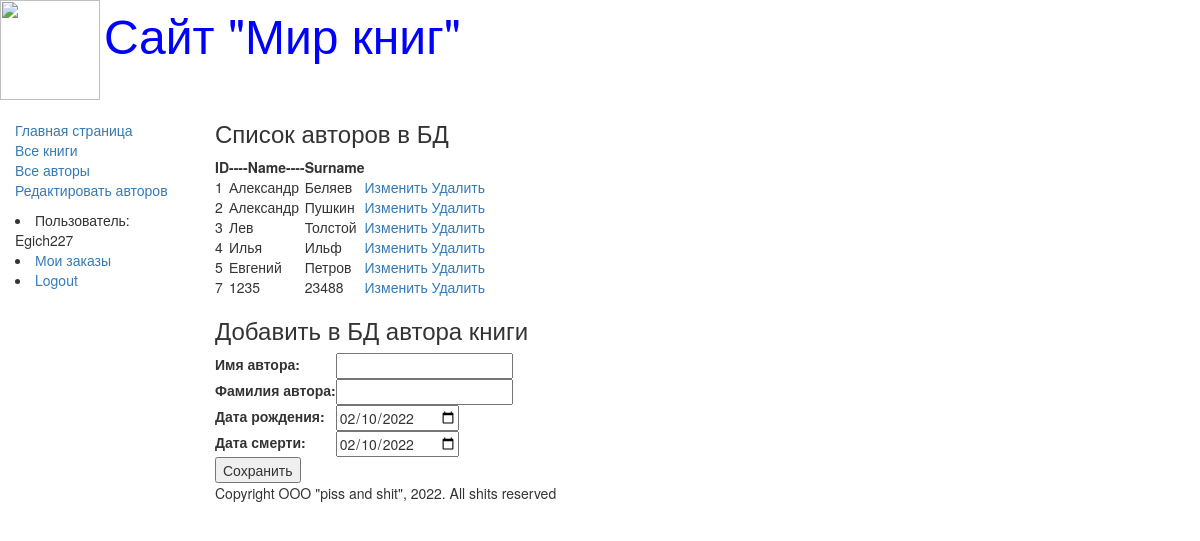
/authors_add (signed in), run on the app's committed database.
### catalog/models.py (models this page shows, shortened)
class Author(models.Model):
    first_name = models.CharField(max_length=100, help_text='Введите имя автора', verbose_name='Имя автора')
    last_name = models.CharField(max_length=100, help_text='Введите фамилию автора', verbose_name='Фамилия автора')
    date_of_birth = models.DateField(help_text='Введите дату рождения', verbose_name='Дата рождения', null=True, blank=True)
    date_of_death = models.DateField(help_text='Введите дату смерти', verbose_name='Дата смерти', null=True, blank=True)

### catalog/views.py (the view)
# urls.py: re_path('authors_add', views.authors_add, name='authors_add'),
def authors_add(request):
    author = Author.objects.all()
    authors_form = AuthorsForm()
    return render(request, 'catalog/authors_add.html',
                  {'form': authors_form, 'author': author})

### catalog/forms.py
class AuthorsForm(forms.Form):
    first_name = forms.CharField(label='Имя автора')
    last_name = forms.CharField(label='Фамилия автора')
    date_of_birth = forms.DateField(label='Дата рождения', initial=format(date.today()),
                                    widget=forms.widgets.DateInput(attrs={'type': 'date'}))
    date_of_death = forms.DateField(label='Дата смерти', initial=format(date.today()),
                                    widget=forms.widgets.DateInput(attrs={'type': 'date'}))

### templates/catalog/authors_add.html (shortened to what this page needs)
{% extends 'base_generic.html' %}
{% block content %}
    <h3>Список авторов в БД</h3>
    <table>
    <thead><th>ID</th><th>----Name----</th><th>Surname</th><th></th></thead>
    {% if author %}
        {% for author in author.all %}
            <tr>
            <td>{{ author.id }}</td>
            <td>{{ author.first_name }}</td>
            <td>{{ author.last_name }}</td>
            <td><a href="/edit1/{{ author.id }}">Изменить</a>
                <a href="/delete/{{ author.id }}">Удалить</a> </td>
            </tr>
        {% endfor %}
    {% else %}
        <p>В базе данных нет авторов</p>
    {% endif %}
    </table>
    <h3>Добавить в БД автора книги</h3>
    <form method="POST" action="/create">
    <table>
        {{ form }}
    </table>
    <input type="submit" value="Сохранить">
    </form>
{% endblock %}

### templates/base_generic.html (shortened to what this page needs)
<!DOCTYPE html>
<html lang="ru">
<head>
    <link rel="stylesheet"
          href="https://maxcdn.bootstrapcdn.com/bootstrap/3.3.7/css/bootstrap.min.css">
    {% load static %}
    <link rel="stylesheet" href="{% static 'css/styles.css' %}">
    {% block head %}
        <img src="{% static 'images/logotip.jpg' %}" style="width:100px; height:100px;" align="absmiddle">
        <font size=7, color="blue">Сайт "Мир книг"</font>
    {% endblock %}
</head>
<body>
    <div class="container-fluid">
        <div class="row">
            <div class="col-sm-2">
                {% block sidebar %}
                <ul class="sidebar-nav">
                    <li><a href="{% url 'index' %}">Главная страница</a></li>
                    <li><a href="{% url 'books' %}">Все книги</a></li>
                    <li><a href="{% url 'authors' %}">Все авторы</a> </li>
                    <li><a href="{% url 'authors_add' %}">Редактировать авторов</a> </li>
                </ul>
                    {% if user.is_authenticated %}
                        <li>Пользователь: {{ user.get_username }}</li>
                        <li><a href="{% url 'my-borrowed' %}">Мои заказы</a> </li>
                        <li><a href="{% url 'logout' %}?next={{ request.path }}">Logout</a> </li>
                    {% else %}
                        <li><a href="{% url 'login' %}?next={{ request.path }}">Login</a> </li>
                    {% endif %}
                {% endblock %}
            </div>
            <div class="col-sm-10">
                {% block content %}{% endblock %}
                {% block footer %}
                    {% block copyright %}
                <p>Copyright OOO "piss and shit", 2022. All shits reserved</p>
                    {% endblock %}
                {% endblock %}
            </div>
        </div>
    </div>
</body>
</html>

### catalog/static/css/styles.css (style rules this page uses)
.sidebar-nav { margin-top: 20px; padding: 0; list-style: none; }

### data on the page
Author: id "1", first_name "Александр", last_name "Беляев"
Author: id "2", first_name "Александр", last_name "Пушкин"
Author: id "3", first_name "Лев", last_name "Толстой"
Author: id "4", first_name "Илья", last_name "Ильф"
Author: id "5", first_name "Евгений", last_name "Петров"
Author: id "7", first_name "1235", last_name "23488"

### other printed values
{{ user.get_username }} "Egich227"
